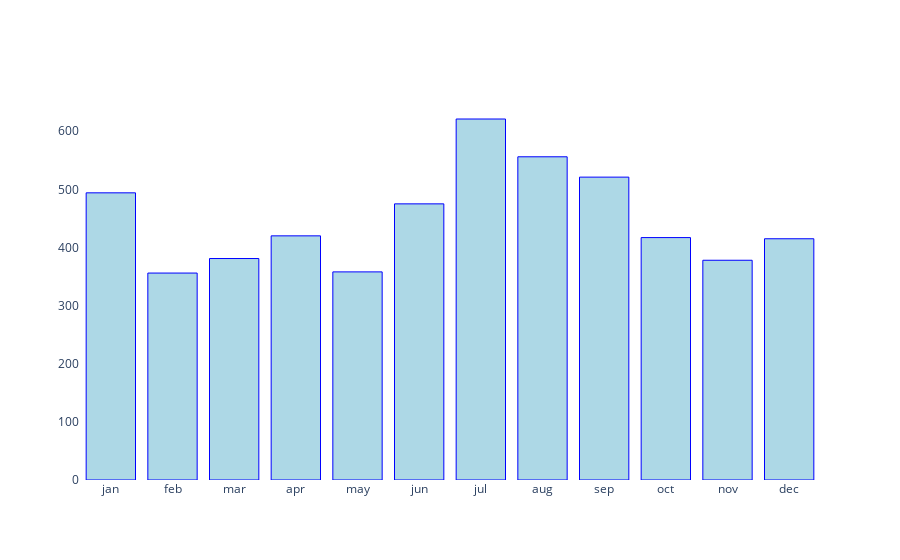

The code cell stored with this chart in its notebook:
### Markdown cell above
## Vacation time

**The last criterion refers to vacations. For traditional jobs, it's more common that vacation days are taken during the holidays and school vacation months, that is, jul/aug and dec, specially in countries where the employee is not allowed to take a few days off. For example, in Brazil a worker can only take between 15 and 30 days at a time, so it's more likely for the employer to accept dates that are the social norm.**

Possible conclusions:

- If there are fewer attacks during these months, then the sharks follow a more traditional vacation time;  


- Otherwise, they are more flexible with vacations and fall into the category of freelancing.

### Code cell
fig5 = go.Figure()
fig5.add_trace(go.Histogram(histfunc="count",  x=df_attacks_2["Month"], opacity = 1))

fig5.update_xaxes(categoryorder='array', categoryarray= ['jan', 'feb', 'mar', 'apr', 'may', 'jun', 'jul', 
                                                        'aug', 'sep', 'oct', 'nov', 'dec'])

fig5.update_layout({
                'plot_bgcolor': 'rgba(100, 0, 50, 0)',
                'paper_bgcolor': 'rgba(0, 0, 0, 0)'
})

fig5.update_traces(
                  marker_color='lightblue',
                  marker_line_color='blue',
                  marker_line_width=1, opacity=1
)

fig5.show()

### Figure 1 — Plotly figure (JSON) as saved in the notebook; plotly's stock layout.template omitted (floating-point values rounded to 4 significant figures; data arrays with more than 128 entries replaced by an {"elided": "..."} marker saying what was removed)
{"data": [{"histfunc": "count", "marker": {"color": "lightblue", "line": {"color": "blue", "width": 1}}, "opacity": 1, "type": "histogram", "x": {"elided": "6302 str values"}}], "layout": {"paper_bgcolor": "rgba(0, 0, 0, 0)", "plot_bgcolor": "rgba(100, 0, 50, 0)", "xaxis": {"categoryarray": ["jan", "feb", "mar", "apr", "may", "jun", "jul", "aug", "sep", "oct", "nov", "dec"], "categoryorder": "array"}}}
